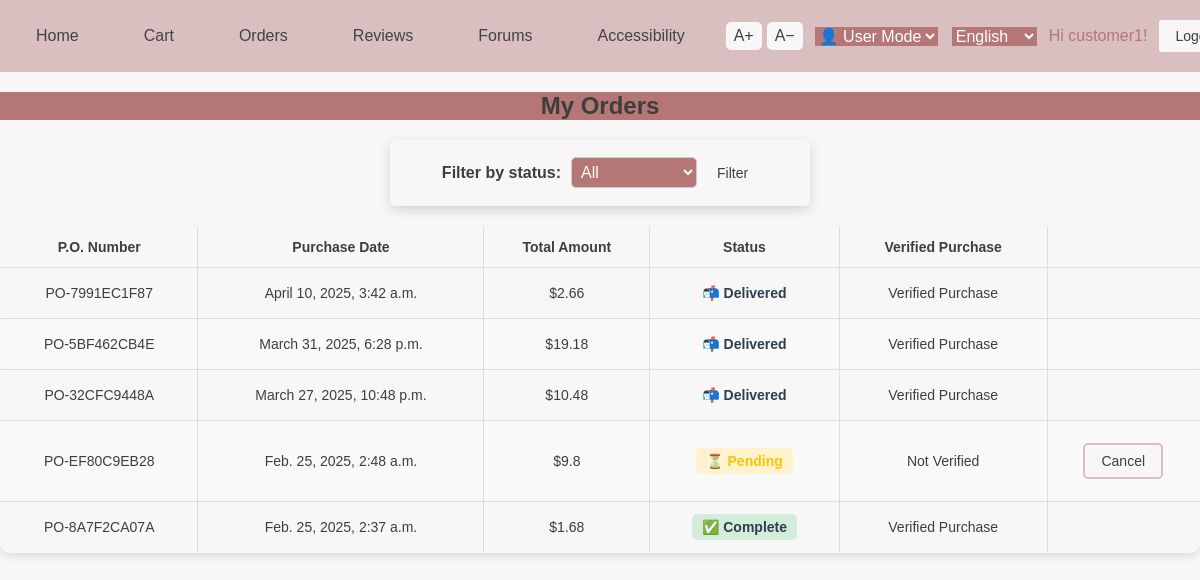
The page /shoppingcart/orders/ (signed in) on the database its author committed.
### shoppingcart/models.py (models this page shows, shortened)
class Order(models.Model):
    STATUS_CHOICES_TANGIBLE = [
        ('pending', 'Pending'),
        ('shipped', 'Shipped'),
        ('cancelled', 'Cancelled'),
        ('hold', 'Hold'),
        ('delivered', 'Delivered')
    ]
    STATUS_CHOICES_VIRTUAL = [
        ('pending', 'Pending'),
        ('ticket-issued', 'Ticket Issued'),
        ('complete', 'Complete'),
        ('refunded', 'Refunded'),
    ]
    po_number = models.CharField(max_length=20, unique=True, editable=False, default='', null=True, blank=True)
    customer = models.ForeignKey(User, on_delete=models.CASCADE, related_name='customer_orders', default=1)
    total_amount = models.DecimalField(max_digits=10, decimal_places=2, default=0.00)
    purchase_date = models.DateTimeField(default=timezone.now)
    status = models.CharField(max_length=20, choices=STATUS_CHOICES_TANGIBLE, default='pending')
    shipping_address = models.TextField()
    shipment_date = models.DateTimeField(null=True, blank=True)
    cancel_date = models.DateTimeField(null=True, blank=True)
    ticket_issue_date = models.DateTimeField(null=True, blank=True)
    refund_date = models.DateTimeField(null=True, blank=True)
    hold_date = models.DateTimeField(null=True, blank=True)
    complete_date = models.DateTimeField(null=True, blank=True)
    pending_date = models.DateTimeField(null=True, blank=True)
    delivered_date = models.DateTimeField(null=True, blank=True)
    user = models.ForeignKey(settings.AUTH_USER_MODEL, on_delete=models.CASCADE, related_name='orders', null=True, blank=True)
    @property
    def verified_purchase(self):
        return self.status in ['complete', 'refunded', 'delivered']

### shoppingcart/views.py (the view)
# urls.py: path('orders/', views.order_list, name='order_list'),  # 订单列表
@login_required
def order_list(request):
    status_filter = request.GET.get('status')
    orders = Order.objects.filter(customer=request.user)
    if status_filter:
        orders = Order.objects.filter(status=status_filter, customer=request.user).order_by('-purchase_date')
    else:
        orders = Order.objects.filter(customer=request.user).order_by('-purchase_date')
    return render(request, 'order_list.html', {'orders': orders})

### ecommerce/context_processors.py (called while the page is built)
def currency_context(request):
    lang = request.LANGUAGE_CODE
    config = settings.LANGUAGE_CURRENCY_MAP.get(lang, {'symbol': '¥', 'rate': 1})
    return {
        'currency_symbol': config['symbol'],
        'currency_rate': config['rate'],
    }

### ecommerce/templatetags/currency_filters.py (called while the page is built)
@register.filter
def mul(value, arg):
    try:
        return round(float(value) * float(arg), 2)
    except (ValueError, TypeError):
        return value

### templates/order_list.html (shortened to what this page needs)
{% extends "base.html" %}
{% load static i18n %}
{% load i18n currency_filters %}
{% block content %}
<main role="main" aria-label="{% trans 'Order List Page' %}">
    <h2>{% trans "My Orders" %}</h2>
    <form method="get" action="." class="filter-form" role="search" aria-label="{% trans 'Filter Orders By Status' %}">
        <label for="status">{% trans "Filter by status:" %}</label>
        <select name="status" class="mobility-control" id="status" aria-label="{% trans 'Order Status' %}">
            <option value="" {% if not request.GET.status %}selected{% endif %}>{% trans "All" %}</option>
        </select>
        <button type="submit" class="mobility-btn" aria-label="{% trans 'Filter Orders' %}">{% trans "Filter" %}</button>
    </form>
    <section aria-label="{% trans 'Order Table' %}">
        <table class="order-table" role="table">
            <thead>
                <tr>
                    <th scope="col">{% trans "P.O. Number" %}</th>
                    <th scope="col">{% trans "Purchase Date" %}</th>
                    <th scope="col">{% trans "Total Amount" %}</th>
                    <th scope="col">{% trans "Status" %}</th>
                    <th scope="col">{% trans "Verified Purchase" %}</th>
                </tr>
            </thead>
            <tbody>
                {% for order in orders %}
                <tr class="clickable-row" data-href="{% url 'order_detail' order.id %}" tabindex="0"
                    role="button" aria-label="{% trans 'View details for order' %} {{ order.po_number }}">
                    <td>{{ order.po_number }}</td>
                    <td>{{ order.purchase_date|date:"DATETIME_FORMAT" }}</td>
                    <td>{{ currency_symbol }}{{ order.total_amount|mul:currency_rate }}</td>
                    <td class="status">
                        <span class="status-label status-{{ order.status }}" aria-label="{{ order.status|capfirst }}">
                            {% if order.status == 'pending' %}⏳ {% trans "Pending" %}
                            {% elif order.status == 'shipped' %}📦 {% trans "Shipped" %}
                            {% elif order.status == 'cancelled' %}❌ {% trans "Cancelled" %}
                            {% elif order.status == 'hold' %}⏸️ {% trans "Hold" %}
                            {% elif order.status == 'ticket-issued' %}🎫 {% trans "Ticket Issued" %}
                            {% elif order.status == 'complete' %}✅ {% trans "Complete" %}
                            {% elif order.status == 'refunded' %}💰 {% trans "Refunded" %}
                            {% elif order.status == 'delivered' %}📬 {% trans "Delivered" %}
                            {% endif %}
                        </span>
                    </td>
                    <td class="verified-purchase">
                        {% if order.verified_purchase %}
                            <span class="verified-label">{% trans "Verified Purchase" %}</span>
                        {% else %}
                            <span class="not-verified-label">{% trans "Not Verified" %}</span>
                        {% endif %}
                    </td>
                    <td>
                        {% if order.status == 'pending' or order.status == 'hold' %}
                        <form method="post" action="{% url 'cancel_order' order.id %}" style="display:inline;">
                            <button type="submit" class="btn btn-danger mobility-btn">{% trans "Cancel" %}</button>
                        </form>
                        {% endif %}
                    </td>
                </tr>
                {% endfor %}
            </tbody>
        </table>
    </section>
</main>
{% endblock %}

### templates/base.html (shortened to what this page needs)
<!DOCTYPE html>
<html lang="{{ LANGUAGE_CODE }}">
<head>
    {% load static i18n %}
    {% load i18n currency_filters %}
    <link rel="stylesheet" href="{% static 'css/base.css' %}">
    <link rel="stylesheet" href="https://cdnjs.cloudflare.com/ajax/libs/font-awesome/5.15.4/css/all.min.css">
</head>
<body>
    <nav id="menu" class="nav-container" role="navigation" aria-label="{% trans 'Main Navigation' %}">
        <ul>
            <li><a href="{% url 'home' %}">{% trans "Home" %}</a></li>
            {% if user.is_authenticated %}
                <li><a href="{% url 'shopping_cart' %}">{% trans "Cart" %}</a></li>
                <li><a href="{% url 'order_list' %}">{% trans "Orders" %}</a></li>
                <li><a href="{% url 'my_reviews' %}">{% trans "Reviews" %}</a></li>
                <li><a href="{% url 'forums' %}">{% trans "Forums" %}</a></li>
                <li><a href="#" id="accessibility-btn">{% trans "Accessibility" %}</a></li>
            {% endif %}
        </ul>
        <div class="nav-right-group">
            <div class="font-size-controls" role="group" aria-label="{% trans 'Font Size Controls' %}">
                <button type="button" class="mobility-btn" onclick="increaseFontSize()" aria-label="{% trans 'Increase font size' %}">A+</button>
                <button type="button" class="mobility-btn" onclick="decreaseFontSize()" aria-label="{% trans 'Decrease font size' %}">A−</button>
            </div>
            <select id="user-profile-select" class="mobility-control" onchange="handleProfileSelect(this.value)" aria-label="{% trans 'Choose Accessibility Mode' %}">
                <option value="" disabled selected hidden>{% trans "👤 User Mode" %}</option>
            </select>
            <form method="post" action="{% url 'set_language' %}">
                <select id="language-select" name="language" class="mobility-control" onchange="this.form.submit()" aria-label="{% trans 'Language selection' %}">
                    <option value="en" {% if LANGUAGE_CODE == 'en' %}selected{% endif %}>English</option>
                </select>
            </form>
            {% if request.user.is_authenticated %}
            <p class="user-name">{% trans "Hi" %} {{ user.username }}!</p>
            <form action="{% url 'logout' %}" method="post">
                <button type="submit" class="mobility-btn" aria-label="{% trans 'Logout' %}">{% trans "Logout" %}</button>
            </form>
            {% endif %}
        </div>
    </nav>
    <main id="content-wrapper" role="main" aria-label="{% trans 'Page Content' %}">
        {% block content %}{% endblock content %}
    </main>
</body>

### templates/base.html (style rules this page uses)
.nav-container { display: flex; align-items: center; justify-content: space-between; width: 100%; }
.font-size-controls { display: flex; gap: 5px; margin-left: 10px; }
.font-size-controls button { padding: 5px 8px; font-size: 1rem; background-color: #28a745; color: white; border: none; border-radius: 5px; cursor: pointer; }

### rows shown on the page
Order: po_number "PO-7991EC1F87", purchase_date "April 10, 2025, 3:42 a.m.", currency_symbol "$", total_amount|mul "2.66"
Order: po_number "PO-5BF462CB4E", purchase_date "March 31, 2025, 6:28 p.m.", currency_symbol "$", total_amount|mul "19.18"
Order: po_number "PO-32CFC9448A", purchase_date "March 27, 2025, 10:48 p.m.", currency_symbol "$", total_amount|mul "10.48"
Order: po_number "PO-EF80C9EB28", purchase_date "Feb. 25, 2025, 2:48 a.m.", currency_symbol "$", total_amount|mul "9.8"
Order: po_number "PO-8A7F2CA07A", purchase_date "Feb. 25, 2025, 2:37 a.m.", currency_symbol "$", total_amount|mul "1.68"

### other values the page prints
{{ user.username }} "customer1"
